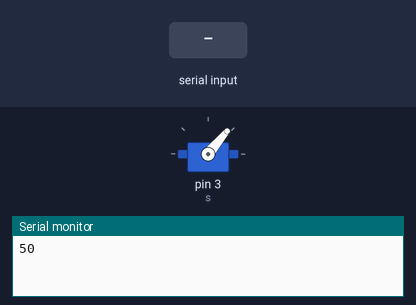
A sketch run on a simulated Arduino Uno, built with avr-gcc and run on an emulated ATmega328P. Parts: servo, the last lines printed to the serial monitor. The test bench sets the inputs (shaded band).

Above: at 1.2 s.
1.3 s: "0" received over Serial
At 2.0 s:
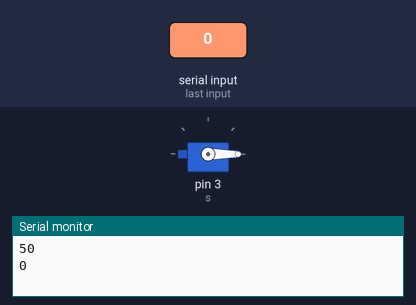
2.8 s: "a" received over Serial
At 3.1 s:
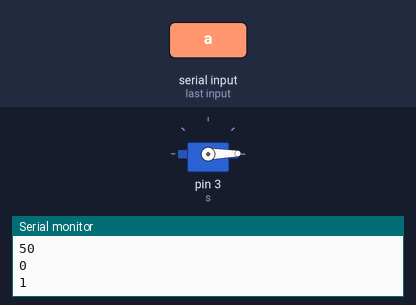
Timing chart, 0 to 5.8 s (numbered marks = the images above; inputs shaded):
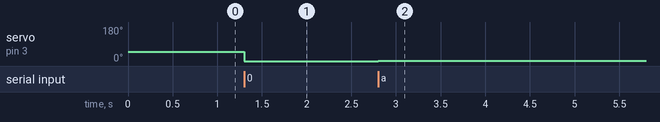

The sketch:

outrunner_demo.ino
```cpp
#include <Servo.h>

Servo s;

int speed = 50;

// the setup routine runs once when you press reset:
void setup() {
  s.attach(3);
  Serial.begin(9600);

  s.write(speed);
  Serial.println(speed);
}

// the loop routine runs over and over again forever:
void loop() {
  if (Serial.available()>0){
    switch(Serial.read()) {
      case 'a':
        speed++; break;
      case 'z':
        speed--; break;
      case '0':
        speed=0; break;
      case '1':
        speed=44; break;
    }
    s.write(speed);
    Serial.println(speed);
  }
}
```

Measured:
- after the input at 1.3 s, servo on pin 3 (s): 50° → 0° at once
- after the input at 2.8 s, servo on pin 3 (s): 0° → 1° at once
